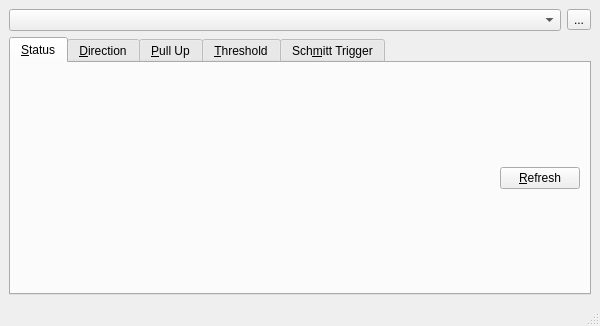
<ui version="4.0" >
 <author></author>
 <comment></comment>
 <exportmacro></exportmacro>
 <class>Ether24Base</class>
 <widget class="QMainWindow" name="Ether24Base" >
  <property name="geometry" >
   <rect>
    <x>0</x>
    <y>0</y>
    <width>600</width>
    <height>326</height>
   </rect>
  </property>
  <property name="windowTitle" >
   <string>Elexol Ether I/O 24</string>
  </property>
  <widget class="QWidget" name="mCentralWidget" >
   <layout class="QVBoxLayout" >
    <property name="margin" >
     <number>9</number>
    </property>
    <property name="spacing" >
     <number>6</number>
    </property>
    <item>
     <layout class="QHBoxLayout" >
      <property name="margin" >
       <number>0</number>
      </property>
      <property name="spacing" >
       <number>6</number>
      </property>
      <item>
       <widget class="QComboBox" name="mDeviceCB" />
      </item>
      <item>
       <widget class="QToolButton" name="mFindDevices" >
        <property name="text" >
         <string>...</string>
        </property>
       </widget>
      </item>
     </layout>
    </item>
    <item>
     <widget class="QTabWidget" name="mStatusWidget" >
      <property name="tabPosition" >
       <enum>QTabWidget::North</enum>
      </property>
      <property name="tabShape" >
       <enum>QTabWidget::Rounded</enum>
      </property>
      <widget class="QWidget" name="mStatusTab" >
       <attribute name="title" >
        <string>&amp;Status</string>
       </attribute>
       <layout class="QVBoxLayout" >
        <property name="margin" >
         <number>9</number>
        </property>
        <property name="spacing" >
         <number>6</number>
        </property>
        <item>
         <layout class="QHBoxLayout" >
          <property name="margin" >
           <number>0</number>
          </property>
          <property name="spacing" >
           <number>6</number>
          </property>
          <item>
           <spacer>
            <property name="orientation" >
             <enum>Qt::Horizontal</enum>
            </property>
            <property name="sizeHint" >
             <size>
              <width>40</width>
              <height>20</height>
             </size>
            </property>
           </spacer>
          </item>
          <item>
           <widget class="QPushButton" name="mStatusRefresh" >
            <property name="text" >
             <string>&amp;Refresh</string>
            </property>
           </widget>
          </item>
         </layout>
        </item>
       </layout>
      </widget>
      <widget class="QWidget" name="mDirectionTab" >
       <attribute name="title" >
        <string>&amp;Direction</string>
       </attribute>
       <layout class="QVBoxLayout" >
        <property name="margin" >
         <number>9</number>
        </property>
        <property name="spacing" >
         <number>6</number>
        </property>
        <item>
         <layout class="QHBoxLayout" >
          <property name="margin" >
           <number>0</number>
          </property>
          <property name="spacing" >
           <number>6</number>
          </property>
          <item>
           <spacer>
            <property name="orientation" >
             <enum>Qt::Horizontal</enum>
            </property>
            <property name="sizeHint" >
             <size>
              <width>40</width>
              <height>20</height>
             </size>
            </property>
           </spacer>
          </item>
          <item>
           <widget class="QPushButton" name="mDirectionRefresh" >
            <property name="text" >
             <string>&amp;Refresh</string>
            </property>
           </widget>
          </item>
         </layout>
        </item>
       </layout>
      </widget>
      <widget class="QWidget" name="mPullupTab" >
       <attribute name="title" >
        <string>&amp;Pull Up</string>
       </attribute>
       <layout class="QVBoxLayout" >
        <property name="margin" >
         <number>9</number>
        </property>
        <property name="spacing" >
         <number>6</number>
        </property>
        <item>
         <layout class="QHBoxLayout" >
          <property name="margin" >
           <number>0</number>
          </property>
          <property name="spacing" >
           <number>6</number>
          </property>
          <item>
           <spacer>
            <property name="orientation" >
             <enum>Qt::Horizontal</enum>
            </property>
            <property name="sizeHint" >
             <size>
              <width>40</width>
              <height>20</height>
             </size>
            </property>
           </spacer>
          </item>
          <item>
           <widget class="QPushButton" name="mPullUpRefresh" >
            <property name="text" >
             <string>&amp;Refresh</string>
            </property>
           </widget>
          </item>
         </layout>
        </item>
       </layout>
      </widget>
      <widget class="QWidget" name="mThresholdTab" >
       <attribute name="title" >
        <string>&amp;Threshold</string>
       </attribute>
       <layout class="QVBoxLayout" >
        <property name="margin" >
         <number>9</number>
        </property>
        <property name="spacing" >
         <number>6</number>
        </property>
        <item>
         <layout class="QHBoxLayout" >
          <property name="margin" >
           <number>0</number>
          </property>
          <property name="spacing" >
           <number>6</number>
          </property>
          <item>
           <spacer>
            <property name="orientation" >
             <enum>Qt::Horizontal</enum>
            </property>
            <property name="sizeHint" >
             <size>
              <width>40</width>
              <height>20</height>
             </size>
            </property>
           </spacer>
          </item>
          <item>
           <widget class="QPushButton" name="mThresholdRefresh" >
            <property name="text" >
             <string>&amp;Refresh</string>
            </property>
           </widget>
          </item>
         </layout>
        </item>
       </layout>
      </widget>
      <widget class="QWidget" name="mSchmittTriggerTab" >
       <attribute name="title" >
        <string>Sch&amp;mitt Trigger</string>
       </attribute>
       <layout class="QVBoxLayout" >
        <property name="margin" >
         <number>9</number>
        </property>
        <property name="spacing" >
         <number>6</number>
        </property>
        <item>
         <layout class="QHBoxLayout" >
          <property name="margin" >
           <number>0</number>
          </property>
          <property name="spacing" >
           <number>6</number>
          </property>
          <item>
           <spacer>
            <property name="orientation" >
             <enum>Qt::Horizontal</enum>
            </property>
            <property name="sizeHint" >
             <size>
              <width>40</width>
              <height>20</height>
             </size>
            </property>
           </spacer>
          </item>
          <item>
           <widget class="QPushButton" name="mSchmittRefresh" >
            <property name="text" >
             <string>&amp;Refresh</string>
            </property>
           </widget>
          </item>
         </layout>
        </item>
       </layout>
      </widget>
     </widget>
    </item>
   </layout>
  </widget>
  <widget class="QMenuBar" name="mMenuBar" >
   <property name="geometry" >
    <rect>
     <x>0</x>
     <y>0</y>
     <width>600</width>
     <height>29</height>
    </rect>
   </property>
  </widget>
  <widget class="QStatusBar" name="mStatusBar" >
   <property name="geometry" >
    <rect>
     <x>0</x>
     <y>304</y>
     <width>600</width>
     <height>22</height>
    </rect>
   </property>
  </widget>
 </widget>
 <pixmapfunction></pixmapfunction>
 <resources/>
 <connections/>
</ui>
